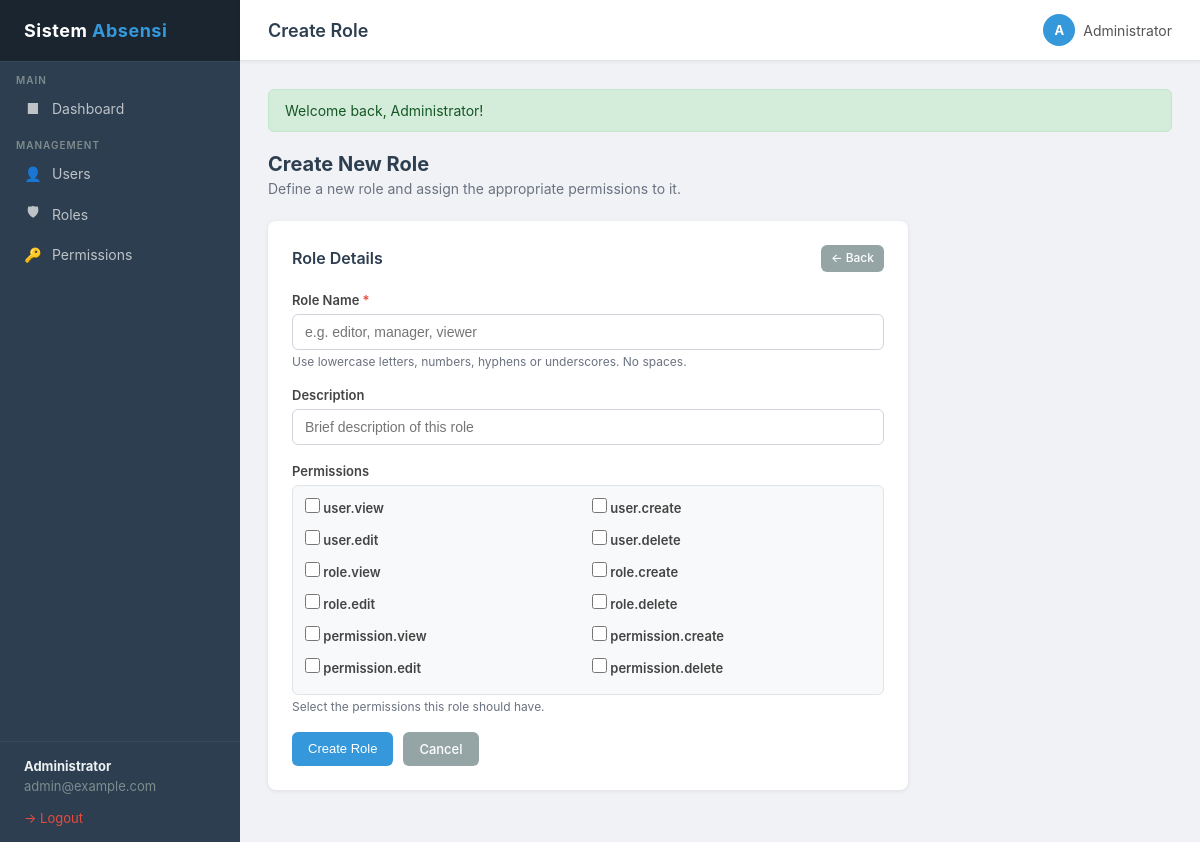
Page /index.php?page=roles&action=create (signed in) on the committed database.
### tables this page shows
CREATE TABLE IF NOT EXISTS permissions (
    id          INT AUTO_INCREMENT PRIMARY KEY,
    name        VARCHAR(100) UNIQUE NOT NULL,
    description VARCHAR(255),
    created_at  TIMESTAMP DEFAULT CURRENT_TIMESTAMP
);

### controllers/RoleController.php (called while the page is built, shortened)
<?php
require_once __DIR__ . '/../core/Auth.php';
require_once __DIR__ . '/../models/Permission.php';
class RoleController {
    public function create(): void {
        $permissions = Permission::findAll();
        require __DIR__ . '/../views/roles/create.php';
    }
}

### core/Auth.php (called while the page is built, shortened)
<?php
class Auth {
    public static function hasPermission(string $permission): bool {
        $permissions = $_SESSION['auth_permissions'] ?? [];
        return in_array($permission, $permissions, true);
    }
}

### core/Database.php (called while the page is built, shortened)
<?php
class Database {
    private static ?Database $instance = null;
    private PDO $pdo;
    private function __construct() {
        $dsn = 'mysql:host=' . DB_HOST . ';dbname=' . DB_NAME . ';charset=utf8mb4';
        $options = [
            PDO::ATTR_ERRMODE            => PDO::ERRMODE_EXCEPTION,
            PDO::ATTR_DEFAULT_FETCH_MODE => PDO::FETCH_ASSOC,
            PDO::ATTR_EMULATE_PREPARES   => false,
        ];
        try {
            $this->pdo = new PDO($dsn, DB_USER, DB_PASS, $options);
        } catch (PDOException $e) {
            die('Database connection failed: ' . $e->getMessage());
        }
    }
    public static function getInstance(): Database {
        if (self::$instance === null) {
            self::$instance = new self();
        }
        return self::$instance;
    }
    public function query(string $sql, array $params = []): PDOStatement {
        $stmt = $this->pdo->prepare($sql);
        $stmt->execute($params);
        return $stmt;
    }
    public function fetchAll(string $sql, array $params = []): array {
        return $this->query($sql, $params)->fetchAll();
    }
}

### models/Permission.php (called while the page is built, shortened)
<?php
require_once __DIR__ . '/../core/Database.php';
class Permission {
    public static function findAll(): array {
        $db = Database::getInstance();
        return $db->fetchAll('SELECT * FROM permissions ORDER BY id ASC');
    }
}

### views/roles/create.php (the view, shortened to what this page needs)
<?php
require __DIR__ . '/../../views/layouts/header.php';
?>
<div class="page-header">
    <h2>Create New Role</h2>
    <p>Define a new role and assign the appropriate permissions to it.</p>
</div>
<div class="card" style="max-width:640px;">
    <div class="card-header">
        <span class="card-title">Role Details</span>
        <a href="<?= BASE_URL ?>/index.php?page=roles&action=index" class="btn btn-secondary btn-sm">&larr; Back</a>
    </div>
    <form action="<?= BASE_URL ?>/index.php?page=roles&action=store" method="POST">
        <div class="form-group">
            <label for="name">Role Name <span style="color:#e74c3c;">*</span></label>
            <input type="text" id="name" name="name" class="form-control"
                   value="<?= htmlspecialchars($_POST['name'] ?? '') ?>"
                   placeholder="e.g. editor, manager, viewer" required>
            <p class="form-text">Use lowercase letters, numbers, hyphens or underscores. No spaces.</p>
        </div>
        <div class="form-group">
            <label for="description">Description</label>
            <input type="text" id="description" name="description" class="form-control"
                   value="<?= htmlspecialchars($_POST['description'] ?? '') ?>"
                   placeholder="Brief description of this role">
        </div>
        <div class="form-group">
            <label>Permissions</label>
            <?php if (!empty($permissions)): ?>
            <div class="checkbox-grid">
                <?php foreach ($permissions as $perm): ?>
                <label class="checkbox-item">
                    <input type="checkbox" name="permissions[]" value="<?= $perm['id'] ?>">
                    <?= htmlspecialchars($perm['name']) ?>
                </label>
                <?php endforeach; ?>
            </div>
            <p class="form-text">Select the permissions this role should have.</p>
            <?php else: ?>
            <p class="text-muted">No permissions available. <a href="<?= BASE_URL ?>/index.php?page=permissions&action=create">Create permissions first</a>.</p>
            <?php endif; ?>
        </div>
        <div style="display:flex;gap:10px;margin-top:8px;">
            <button type="submit" class="btn btn-primary">Create Role</button>
            <a href="<?= BASE_URL ?>/index.php?page=roles&action=index" class="btn btn-secondary">Cancel</a>
        </div>
    </form>
</div>
<?php require __DIR__ . '/../../views/layouts/sidebar.php'; ?>

### views/layouts/header.php (style rules this page uses)
*, *::before, *::after { box-sizing: border-box; margin: 0; padding: 0; }
body { font-family: -apple-system, BlinkMacSystemFont, 'Segoe UI', Roboto, Oxygen, sans-serif; background: #f0f2f5; color: #333; display: flex; min-height: 100vh; }
.card { background: #fff; border-radius: 8px; box-shadow: 0 1px 4px rgba(0,0,0,0.08); padding: 24px; margin-bottom: 24px; }
.card-header { display: flex; align-items: center; justify-content: space-between; margin-bottom: 20px; }
.card-title { font-size: 16px; font-weight: 600; color: #2c3e50; }
.btn { display: inline-flex; align-items: center; gap: 6px; padding: 8px 16px; border-radius: 6px; border: none; cursor: pointer; font-size: 13px; font-weight: 500; text-decoration: none; transition: opacity 0.15s, background 0.15s; line-height: 1.4; }
.btn-primary { background: #3498db; color: #fff; }
.btn-secondary { background: #95a5a6; color: #fff; }
.btn-sm { padding: 5px 10px; font-size: 12px; }
.form-group { margin-bottom: 18px; }
.form-group label { display: block; font-size: 13px; font-weight: 600; color: #444; margin-bottom: 6px; }
.form-control { width: 100%; padding: 9px 12px; border: 1px solid #d1d5db; border-radius: 6px; font-size: 14px; color: #333; background: #fff; transition: border-color 0.15s, box-shadow 0.15s; outline: none; }
.form-text { font-size: 12px; color: #6b7280; margin-top: 4px; }
.checkbox-grid { display: grid; grid-template-columns: repeat(auto-fill, minmax(200px, 1fr)); gap: 8px; padding: 12px; background: #f8f9fa; border: 1px solid #e0e4e8; border-radius: 6px; max-height: 220px; overflow-y: auto; }
.checkbox-item { display: flex; align-items: center; gap: 8px; font-size: 13px; cursor: pointer; }
.checkbox-item input[type="checkbox"] { width: 15px; height: 15px; accent-color: #3498db; cursor: pointer; }
.page-header { margin-bottom: 24px; }
.page-header h2 { font-size: 20px; font-weight: 700; color: #2c3e50; }
.page-header p { font-size: 14px; color: #6b7280; margin-top: 4px; }

### rows in the picture
permissions: name "user.view"
permissions: name "user.create"
permissions: name "user.edit"
permissions: name "user.delete"
permissions: name "role.view"
permissions: name "role.create"
permissions: name "role.edit"
permissions: name "role.delete"
permissions: name "permission.view"
permissions: name "permission.create"
permissions: name "permission.edit"
permissions: name "permission.delete"

### other values in the picture
$authUser['name'] "Administrator"
$authUser['email'] "admin@example.com"
$pageTitle "Create Role"
$initials "A"
$flash['message'] "Welcome back, Administrator!"
